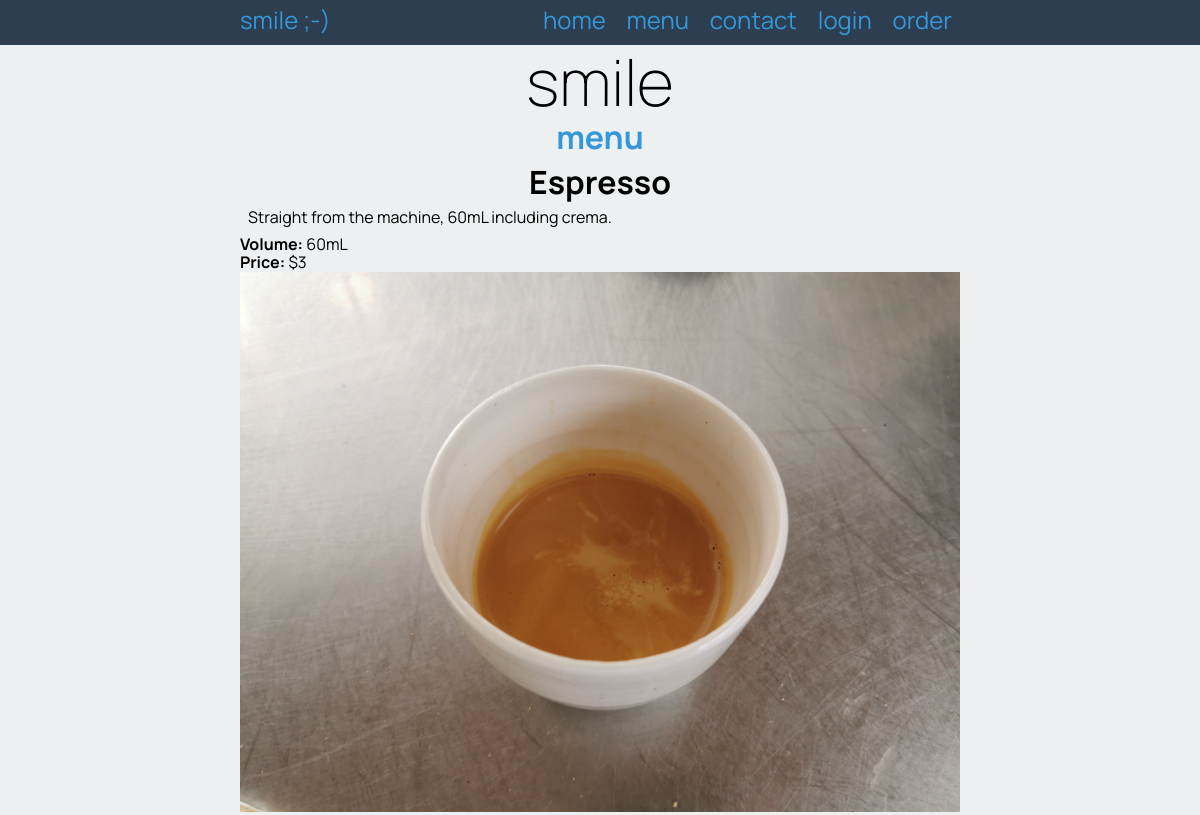
The page /item/1/3 on the database its author committed.
### tables this page shows
CREATE TABLE "product" (
	"id"	INTEGER,
	"name"	varchar(30),
	"description"	varchar(300),
	"volume"	char(6),
	"filename"	varchar(30),
	"price"	decimal(5, 2),
	"cat_id"	INTEGER,
	PRIMARY KEY("id" AUTOINCREMENT)
);

### app.py (the view)
@app.route('/item/<cat_id>/<item_id>', methods=["GET", "POST"])
def render_item_page(cat_id, item_id):
    query = "SELECT name, description, volume, price, filename, id FROM product WHERE id = ?"
    conn = create_connection(DATABASE)
    cur = conn.cursor()
    cur.execute(query, (item_id, ))
    coffee = cur.fetchall()[0]
    conn.close()
    return render_template('item.html', drink=coffee, cat_id=cat_id, logged_in=is_logged_in(), ordering = is_ordering())

### app.py (called while the page is built)
def create_connection(db_file):
    try:
        connection = sqlite3.connect(db_file)
        return connection
    except sqlite3.Error as e:
        print(e)
    return None

def is_logged_in():
    if session.get("user_name") is None:
        print("Not logged in")
        return False
    else:
        print("Logged in")
        return True

def is_ordering():
    if session.get("order") is None:
        print("Not ordering")
        return False
    else:
        print("Ordering")
        return True

### templates/item.html (shortened to what this page needs)
{% extends "base.html" %}
{% block pageheading %}<a href="/menu/{{ cat_id }}">menu</a>{% endblock %}
{% block main %}
    <div>
        <h3>{{ drink[0] }}</h3>
        <p class="product-box-info">{{ drink[1] }}</p>
        <p><strong>Volume: </strong>{{ drink[2] }}</p>
        <p><strong>Price: </strong>${{ drink[3] }}</p>
        <p><img src="/static/images/{{ drink[4] }}.jpg" /></p>
    </div>
{% endblock %}

### static/style.css (style rules this page uses)
* { font-family: 'Manrope', sans-serif; padding: 0; margin: 0; box-sizing: border-box; }
body { background-color: rgba(236, 240, 241, 1.0); }
img { max-width: 100%; }
a, a:visited { color: rgba(52, 152, 219, 1.0); text-decoration: none; }
.product-box-info { padding: 0.5rem; }
h3 { font-size: 2em; text-align: center; }

### rows shown on the page
product: name "Espresso", description "Straight from the machine, 60mL including crema.", volume "60mL", price "3", filename (picture)
